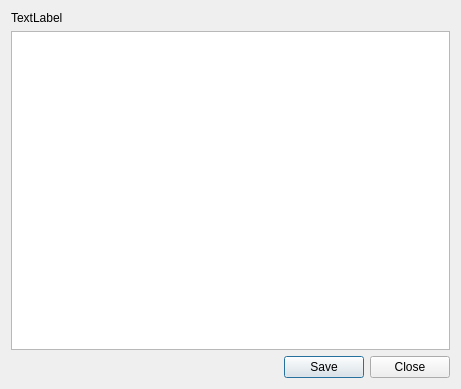
<?xml version="1.0" encoding="UTF-8"?>
<ui version="4.0">
 <class>PrivKey</class>
 <widget class="QDialog" name="PrivKey">
  <property name="geometry">
   <rect>
    <x>0</x>
    <y>0</y>
    <width>461</width>
    <height>389</height>
   </rect>
  </property>
  <property name="windowTitle">
   <string>Private Keys</string>
  </property>
  <layout class="QGridLayout" name="gridLayout">
   <item row="1" column="0">
    <widget class="QPlainTextEdit" name="privKeyTxt">
     <property name="plainText">
      <string/>
     </property>
    </widget>
   </item>
   <item row="2" column="0">
    <widget class="QDialogButtonBox" name="buttonBox">
     <property name="orientation">
      <enum>Qt::Horizontal</enum>
     </property>
     <property name="standardButtons">
      <set>QDialogButtonBox::Close|QDialogButtonBox::Save</set>
     </property>
    </widget>
   </item>
   <item row="0" column="0">
    <widget class="QLabel" name="helpLbl">
     <property name="text">
      <string notr="true">TextLabel</string>
     </property>
    </widget>
   </item>
  </layout>
 </widget>
 <resources/>
 <connections>
  <connection>
   <sender>buttonBox</sender>
   <signal>accepted()</signal>
   <receiver>PrivKey</receiver>
   <slot>accept()</slot>
   <hints>
    <hint type="sourcelabel">
     <x>248</x>
     <y>254</y>
    </hint>
    <hint type="destinationlabel">
     <x>157</x>
     <y>274</y>
    </hint>
   </hints>
  </connection>
  <connection>
   <sender>buttonBox</sender>
   <signal>rejected()</signal>
   <receiver>PrivKey</receiver>
   <slot>reject()</slot>
   <hints>
    <hint type="sourcelabel">
     <x>316</x>
     <y>260</y>
    </hint>
    <hint type="destinationlabel">
     <x>286</x>
     <y>274</y>
    </hint>
   </hints>
  </connection>
 </connections>
</ui>
